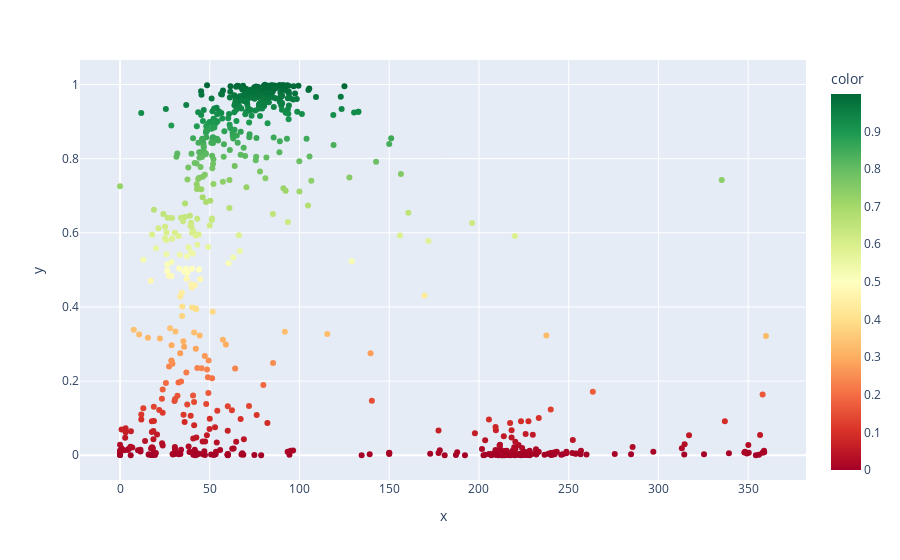

The cell this chart's notebook holds for it:
### Code cell
px.scatter(x=hsv_values, y=y_pred_proba,color=y_pred_proba,color_continuous_scale='RdYlGn')

### Figure 1 — Plotly figure (JSON) as saved in the notebook; plotly's stock layout.template omitted (floating-point values rounded to 4 significant figures; data arrays with more than 128 entries replaced by an {"elided": "..."} marker saying what was removed)
{"data": [{"hovertemplate": "x=%{x}<br>y=%{y}<br>color=%{marker.color}<extra></extra>", "legendgroup": "", "marker": {"color": {"elided": "714 float values"}, "coloraxis": "coloraxis", "symbol": "circle"}, "mode": "markers", "name": "", "orientation": "v", "showlegend": false, "type": "scatter", "x": {"elided": "714 float values"}, "xaxis": "x", "y": {"elided": "714 float values"}, "yaxis": "y"}], "layout": {"coloraxis": {"colorbar": {"title": {"text": "color"}}, "colorscale": [[0, "rgb(165,0,38)"], [0.1, "rgb(215,48,39)"], [0.2, "rgb(244,109,67)"], [0.3, "rgb(253,174,97)"], [0.4, "rgb(254,224,139)"], [0.5, "rgb(255,255,191)"], [0.6, "rgb(217,239,139)"], [0.7, "rgb(166,217,106)"], [0.8, "rgb(102,189,99)"], [0.9, "rgb(26,152,80)"], [1, "rgb(0,104,55)"]]}, "legend": {"tracegroupgap": 0}, "margin": {"t": 60}, "xaxis": {"anchor": "y", "domain": [0, 1], "title": {"text": "x"}}, "yaxis": {"anchor": "x", "domain": [0, 1], "title": {"text": "y"}}}}
